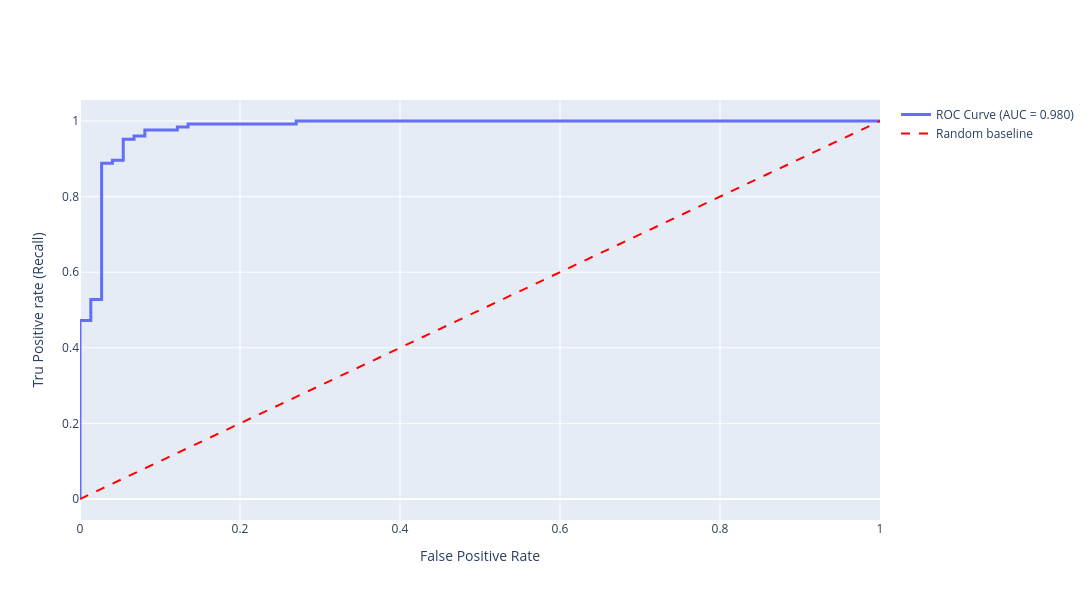

The notebook cell this image was saved under:
### Code cell
fig = go.Figure()
fig.add_trace(go.Scatter(x = fpr, y= tpr, mode='lines',
    name=f"ROC Curve (AUC = {roc_auc:.3f})",
    line=dict(width=3)))
fig.add_trace(go.Scatter(
    x = [0,1],
    y = [0,1],
    mode="lines",
    line = dict(dash = "dash", color = "red"),
    name = "Random baseline",
    showlegend=True
))
fig.update_layout(xaxis_title = "False Positive Rate", yaxis_title = "Tru Positive rate (Recall)", width = 1100, height = 600)
fig.show()

### Figure 1 — Plotly figure (JSON) as saved in the notebook; plotly's stock layout.template omitted (floating-point values rounded to 4 significant figures)
{"data": [{"line": {"width": 3}, "mode": "lines", "name": "ROC Curve (AUC = 0.980)", "type": "scatter", "x": [0.0, 0.0, 0.0, 0.01351, 0.01351, 0.02703, 0.02703, 0.04054, 0.04054, 0.05405, 0.05405, 0.06757, 0.06757, 0.08108, 0.08108, 0.1216, 0.1216, 0.1351, 0.1351, 0.2703, 0.2703, 1.0], "y": [0.0, 0.008, 0.472, 0.472, 0.528, 0.528, 0.888, 0.888, 0.896, 0.896, 0.952, 0.952, 0.96, 0.96, 0.976, 0.976, 0.984, 0.984, 0.992, 0.992, 1.0, 1.0]}, {"line": {"color": "red", "dash": "dash"}, "mode": "lines", "name": "Random baseline", "showlegend": true, "type": "scatter", "x": [0, 1], "y": [0, 1]}], "layout": {"height": 600, "width": 1100, "xaxis": {"title": {"text": "False Positive Rate"}}, "yaxis": {"title": {"text": "Tru Positive rate (Recall)"}}}}
